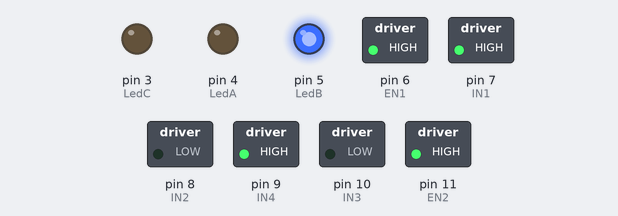
Bench run of a sketch on a simulated Arduino Uno, built with avr-gcc and run on an emulated ATmega328P. Shown: switched loads named in the sketch (green lamp = pin HIGH), output pins drawn as LEDs (lit = HIGH).

Above: at 0.1 s.
Timing chart, 0 to 1.6 s (numbered marks = the images above):
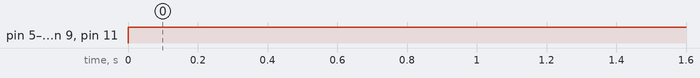

Measured:
- by itself, pin 5 (LedB), pin 6 (EN1), pin 7 (IN1), pin 9 (IN4), pin 11 (EN2): LOW → HIGH at 0.00 s

The sketch:

dc_motor_drive_forward.ino
```cpp
const int IN1 = 7;
const int IN2 = 8;
const int IN3 = 10;
const int IN4 = 9;
const int EN1 = 6;
const int EN2 = 11;
const int LedA = 4;  //Red leds
const int LedB = 5;  //Green leds
const int LedC = 3;  //Yellow leds
void setup() {
  pinMode(IN1,OUTPUT);
  pinMode(IN2,OUTPUT);
  pinMode(IN3,OUTPUT);
  pinMode(IN4,OUTPUT);
  pinMode(EN1,OUTPUT);
  pinMode(EN2,OUTPUT);
  pinMode(LedA,OUTPUT);  //Red leds declared as outputs
  pinMode(LedB,OUTPUT);  //Green leds declared as outputs
  pinMode(LedC,OUTPUT);  //Yellow leds declared as outputs
  Serial.begin(9600);
}

void loop()
{
  // Right Motor operation
  analogWrite(EN1,255); //PWM is equal to 2^10-1 data bits /4 = 255
  analogWrite(EN2,255); //PWM is equal to 2^10-1 data bits /4 = 255
  //digitalWrite(EN1,HIGH);
  digitalWrite(LedA, LOW);
  digitalWrite(IN1,HIGH);
  digitalWrite(IN2,LOW);
  digitalWrite(LedB, HIGH);
  digitalWrite(LedC,LOW); //Yellow led OFF
  // Left Motor operation
  //digitalWrite(EN2,HIGH);
  digitalWrite(LedA, LOW);  //Red leds OFF
  digitalWrite(IN3,LOW);
  digitalWrite(IN4,HIGH);
  digitalWrite(LedB, HIGH); //Green leds ON
  digitalWrite(LedC,LOW); //Yellow led off
  delay(1000);//wait 1 seconds
}
```
